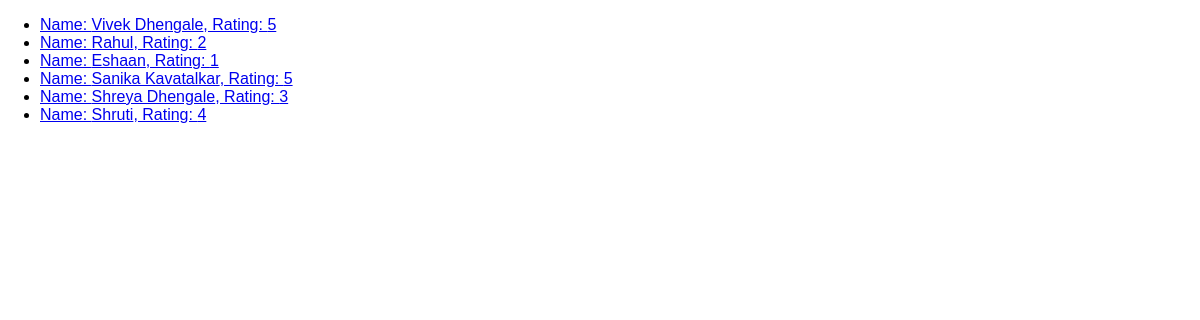
The app's page /reviews with its own data.
### reviews/models.py (models this page shows, shortened)
class ReviewModel(models.Model):
    username = models.CharField(max_length=100)
    review_text = models.TextField()
    rating = models.IntegerField()

### reviews/views.py (the view)
# urls.py: path("reviews",views.AllReviewsView.as_view()),
class AllReviewsView(ListView):
    template_name = "reviews/all_reviews.html"
    model = ReviewModel
    context_object_name = "reviews"

### reviews/templates/reviews/all_reviews.html (shortened to what this page needs)
{% extends "reviews/base.html" %}
{% block body_block %}
    <ul>
        {% for each_review in reviews %}
            <li>
                <a href="{% url "detail-review" each_review.id%}">
                    Name: {{ each_review.username }}, Rating: {{ each_review.rating }}
                </a>
            </li>
        {% endfor %}
    </ul>
{% endblock body_block %}

### reviews/static/reviews/styles.css (style rules this page uses)
body { font-family: sans-serif; margin: 0; }

### records on screen
ReviewModel: username "Vivek Dhengale", rating "5"
ReviewModel: username "Rahul", rating "2"
ReviewModel: username "Eshaan", rating "1"
ReviewModel: username "Sanika Kavatalkar", rating "5"
ReviewModel: username "Shreya Dhengale", rating "3"
ReviewModel: username "Shruti", rating "4"
